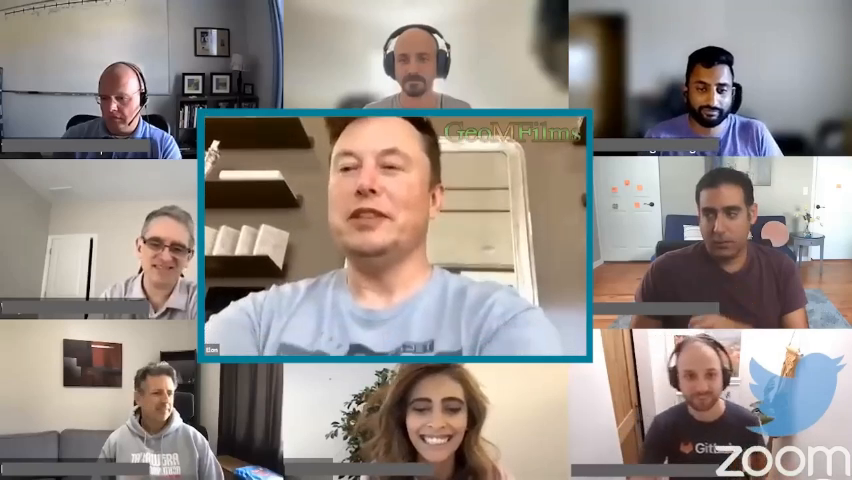
#> input picture frame 27 of face/fc.mp4, 852 x 480 px
$ python get_face_data.py
#> lines starting #> are read from the running program, lines starting #| are printed output that depends on the picture; after the words box and inside, x2 and y2 are one past the last pixel; in counts of white or black regions, pixels touching at a corner belong together
import cv2
import os
import time
from datetime import datetime

def save(img, name, bbox, width=180, height=227):
    x, y, w, h = bbox
    imgCrop = img[y:h, x:w]
    imgCrop = cv2.resize(imgCrop, (width, height))
    cv2.imwrite(name + ".jpg", imgCrop)

def fetch_face_data(video_path):
#> called with video_path = 'D:/ProjectX/face/fc.mp4'
    today_date = datetime.today().date()
    formatted_date = today_date.strftime("%d-%m-%y")
    if not os.path.exists(
        f"D:/ProjectX/data_storage/{formatted_date}/facial_data"
    ) and not os.path.isdir(f"D:/ProjectX/data_storage/{formatted_date}/facial_data"):
        os.makedirs(f"D:/ProjectX/data_storage/{formatted_date}/facial_data")
    new_path = f"D:/ProjectX/data_storage/{formatted_date}/facial_data"
    cap = cv2.VideoCapture(video_path)
    face_cascade = cv2.CascadeClassifier(
        cv2.data.haarcascades + "haarcascade_frontalface_default.xml"
    )
    file_names = []
    while True:
        current_timestamp = int(time.time())
        ret, frame = cap.read()
#> frame is the input picture: shape (480, 852, 3); mean B, G, R 136.6, 141.7, 149.7
        if not ret:
            break
        gray = cv2.cvtColor(frame, cv2.COLOR_BGR2GRAY)
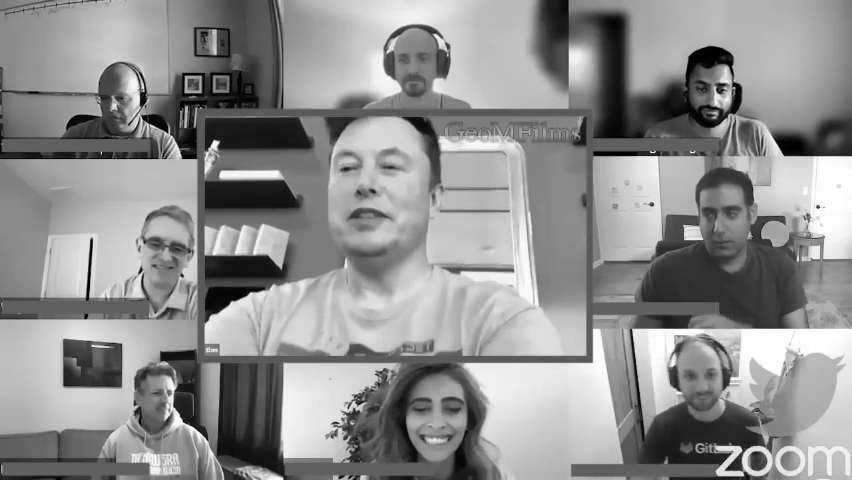
#> gray: shape (480, 852); min 0, max 255, mean 143.5
        faces = face_cascade.detectMultiScale(gray, scaleFactor=1.3, minNeighbors=5)
#> faces = [[386, 38, 55, 55], [682, 65, 59, 59], [134, 222, 66, 66], [670, 351, 62, 62], [396, 377, 79, 79], [305, 112, 134, 134]]
        for counter, (x, y, w, h) in enumerate(faces):
            cv2.rectangle(frame, (x, y), (x + w, y + h), (220, 255, 220), 1)
            save(gray, os.path.join(new_path, str(current_timestamp)), (x, y, x + w, y + h))
            file_names.append(f"{os.path.join(new_path, str(current_timestamp))}")
#> this loop made 6 passes
#> pass 1, in save, `imgCrop = img[y:h, x:w]`:
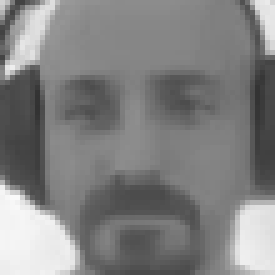
#> imgCrop: shape (55, 55) (shown 5 times larger); min 50, max 250, mean 129.4
#> pass 1, in save, `imgCrop = cv2.resize(imgCrop, (width, height))`:
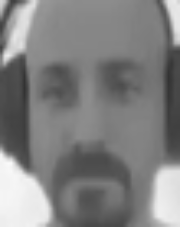
#> imgCrop: shape (227, 180); min 50, max 250, mean 129.2
#> pass 2, in save (call 2), `imgCrop = img[y:h, x:w]`:
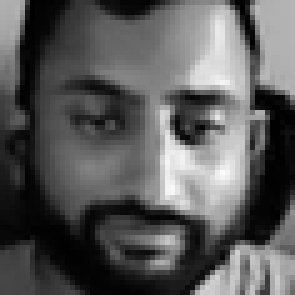
#> imgCrop: shape (59, 59) (shown 5 times larger); min 0, max 251, mean 89.8
#> pass 2, in save (call 2), `imgCrop = cv2.resize(imgCrop, (width, height))`:
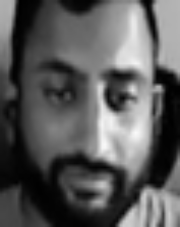
#> imgCrop: shape (227, 180); min 0, max 249, mean 89.7
#> after the loop:
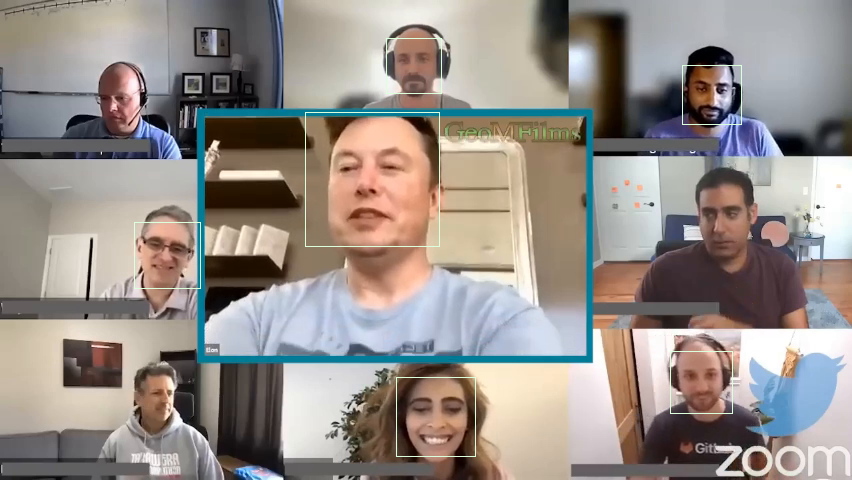
#> frame: shape (480, 852, 3); 0.45% of pixels changed, all inside (x1, y1, x2, y2) = (134, 38, 742, 457)
#> after the loop, file_names = 6 items
        cv2.imshow("Video", frame)

        if cv2.waitKey(1) & 0xFF == ord("q"):
#> (key q is pressed here)
            break

    cap.release()
    cv2.destroyAllWindows()
    print(file_names)
#> (printed output is left out)


if __name__ == "__main__":
    video_path = "D:/ProjectX/face/fc.mp4"
    fetch_face_data(video_path)

$ run again, starting later in the video
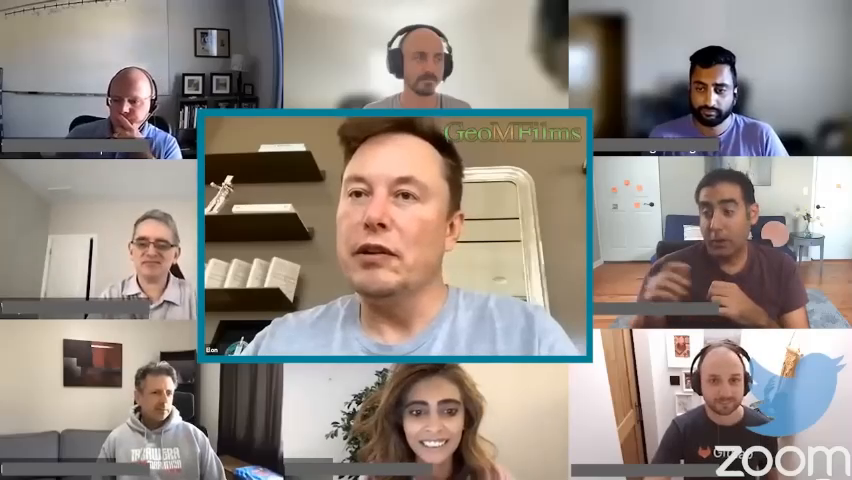
#> input picture frame 220 of face/fc.mp4, 852 x 480 px
#> in fetch_face_data, frame is the input picture: shape (480, 852, 3); mean B, G, R 133.1, 139.8, 148.4
#> faces = [[682, 66, 57, 57], [126, 223, 53, 53], [695, 358, 58, 58], [393, 380, 80, 80], [314, 139, 133, 133]]
#> the loop in fetch_face_data, `for counter, (x, y, w, h) in enumerate(faces):` made 5 passes
#> pass 1, in save, `imgCrop = cv2.resize(imgCrop, (width, height))`:
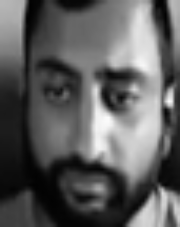
#> imgCrop: shape (227, 180); min 1, max 250, mean 93.2
#> after the loop in fetch_face_data, `for counter, (x, y, w, h) in enumerate(faces):`:
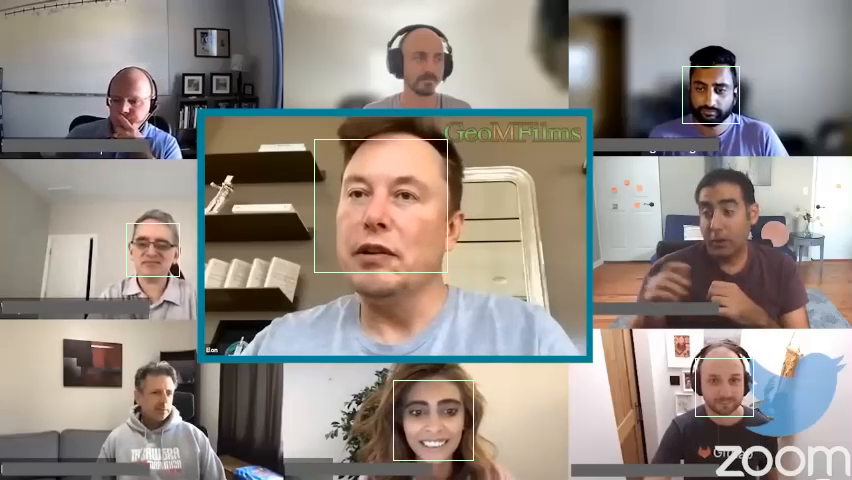
#> frame: shape (480, 852, 3); 0.37% of pixels changed, all inside (x1, y1, x2, y2) = (126, 66, 754, 461)
#> after the loop in fetch_face_data, `for counter, (x, y, w, h) in enumerate(faces):`: file_names = 5 items
#> (printed output is left out)
